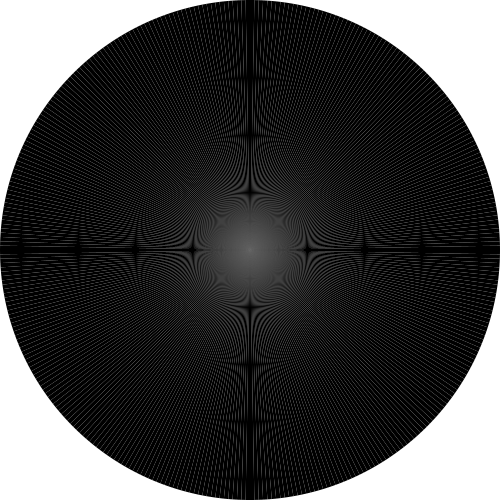
Frame 1 (no input)
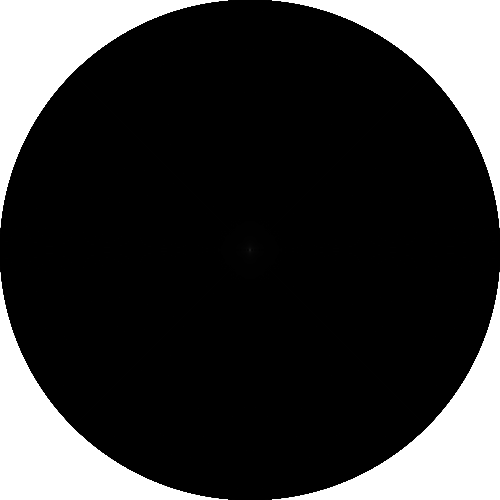
Frame 60 (the mouse pressed at the canvas centre just before this capture)
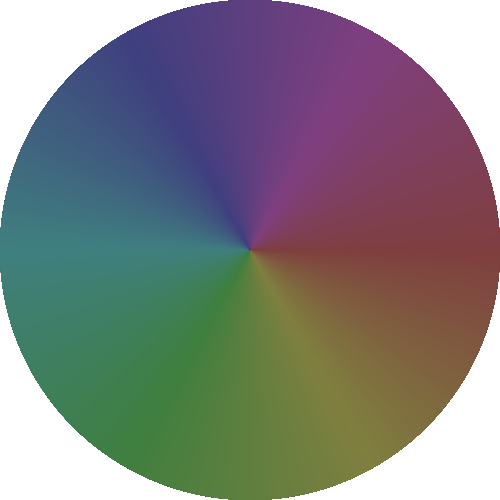
Frame 120 (the mouse held since frame 60 and released just before this capture)

The Processing sketch that drew these frames (run headless with seeded random() and noise(); from frame 60 on, the mouse is pressed at the canvas centre):

// Processing sketch: Colors2
// ── Colors2.pde
int segmentCount;
void setup() {
  size(500,500);
  colorMode(HSB,360,width,height);
  background (360);
  segmentCount = 360;
  noStroke();
}
void draw() {
  float angleStep =360.0/segmentCount;
  beginShape(TRIANGLE_FAN);
  vertex(width/2,height/2);
  for(float angle=0;angle<=360;angle+=angleStep) {
    float x = width/2 + cos(radians(angle))*250;
    float y = height/2 + sin(radians(angle))*250;
    vertex(x,y);
    fill(angle,mouseX,mouseY);
  }
  endShape();
}
